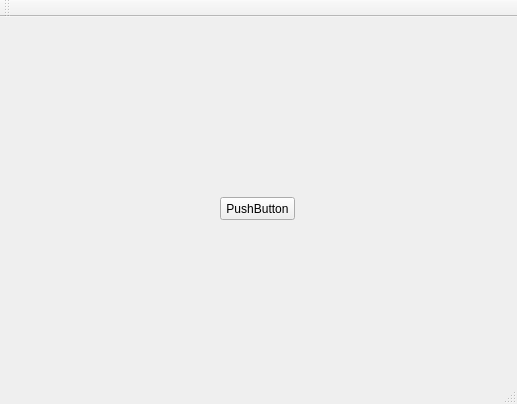
<?xml version="1.0" encoding="UTF-8"?>
<ui version="4.0">
 <class>MainWindow</class>
 <widget class="QMainWindow" name="MainWindow">
  <property name="geometry">
   <rect>
    <x>0</x>
    <y>0</y>
    <width>517</width>
    <height>404</height>
   </rect>
  </property>
  <property name="windowTitle">
   <string>MainWindow</string>
  </property>
  <widget class="QWidget" name="centralWidget">
   <widget class="QPushButton" name="pushButton">
    <property name="geometry">
     <rect>
      <x>220</x>
      <y>180</y>
      <width>75</width>
      <height>23</height>
     </rect>
    </property>
    <property name="text">
     <string>PushButton</string>
    </property>
   </widget>
  </widget>
  <widget class="QMenuBar" name="menuBar">
   <property name="geometry">
    <rect>
     <x>0</x>
     <y>0</y>
     <width>517</width>
     <height>23</height>
    </rect>
   </property>
  </widget>
  <widget class="QToolBar" name="mainToolBar">
   <attribute name="toolBarArea">
    <enum>TopToolBarArea</enum>
   </attribute>
   <attribute name="toolBarBreak">
    <bool>false</bool>
   </attribute>
  </widget>
  <widget class="QStatusBar" name="statusBar"/>
 </widget>
 <layoutdefault spacing="6" margin="11"/>
 <resources/>
 <connections/>
</ui>
